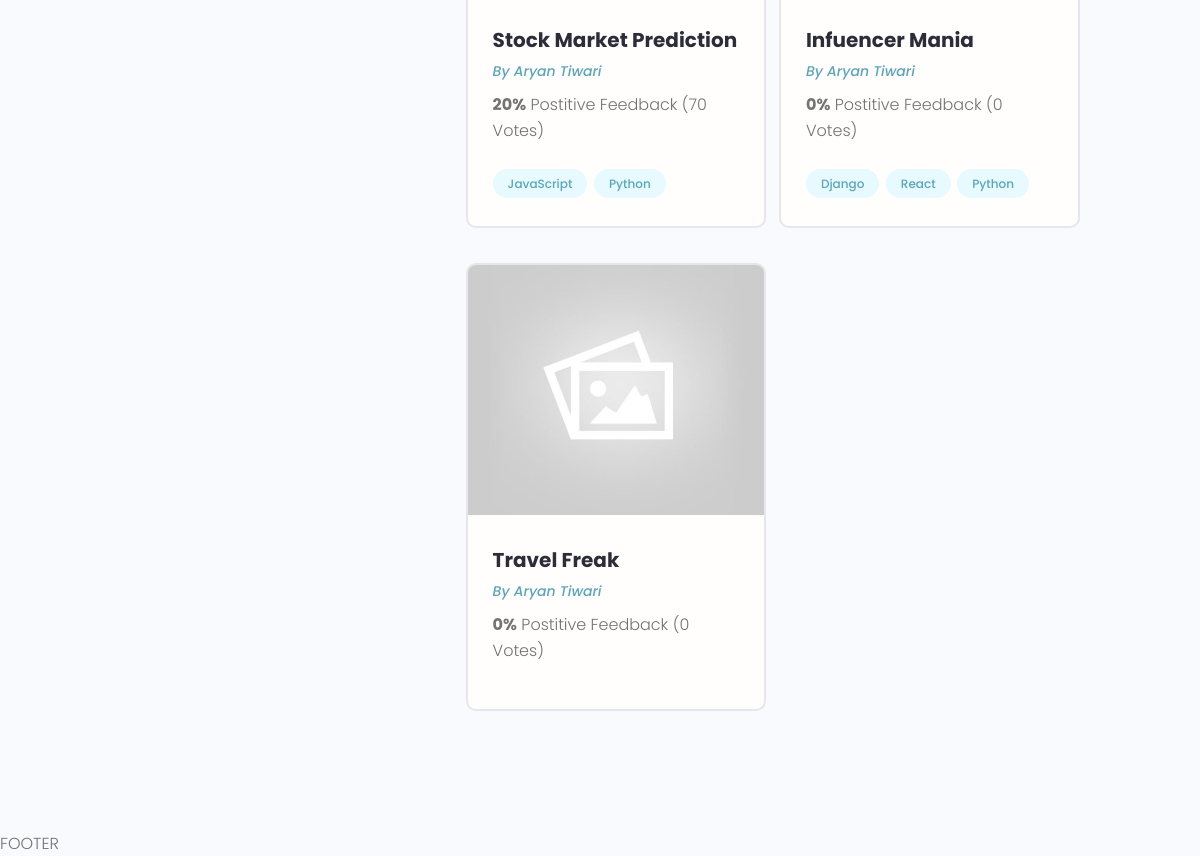
Page /profile/1a08c097a77a4bd0ae76aa009457e2da/ (lower part) on the earlier database version.
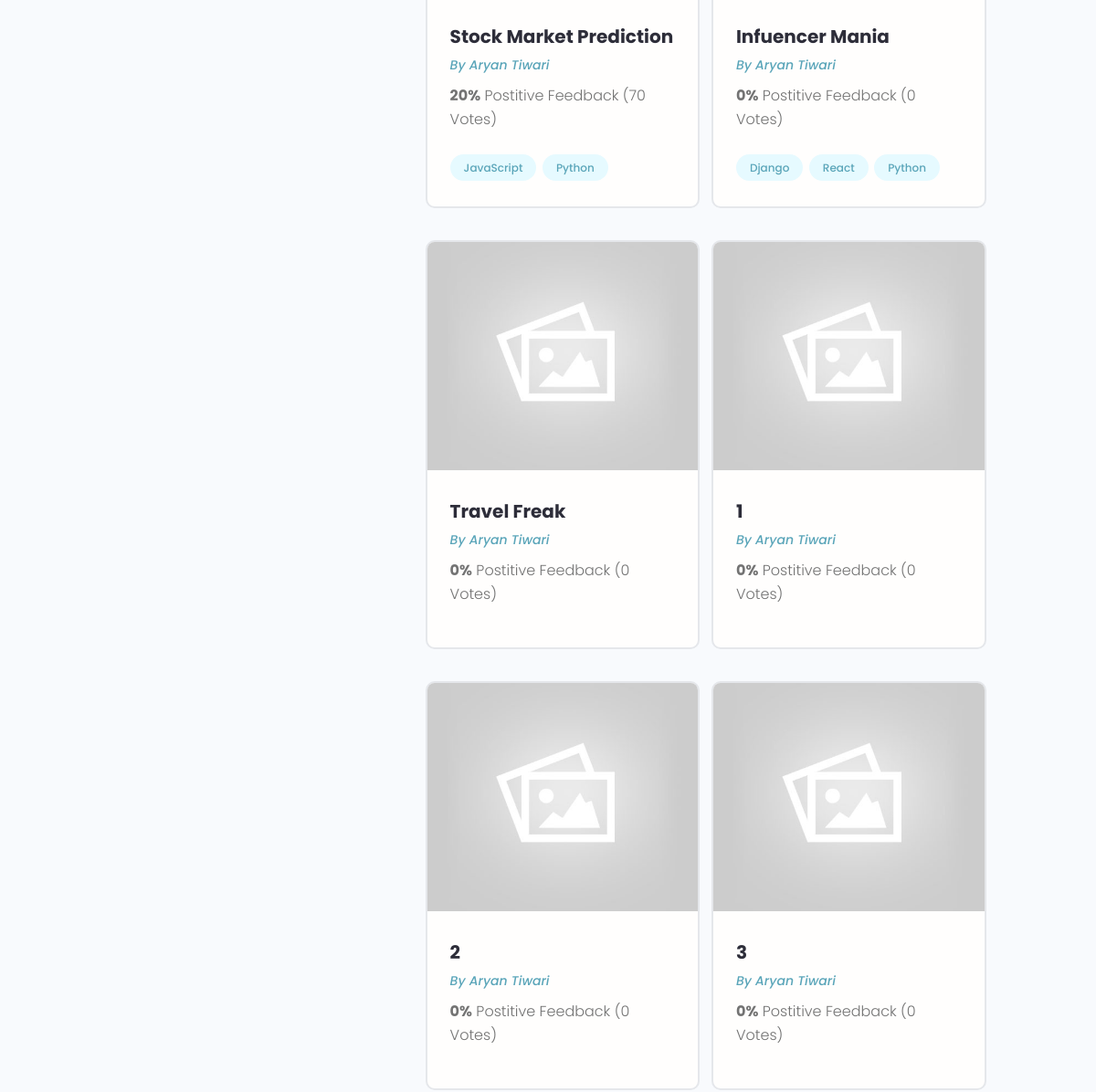
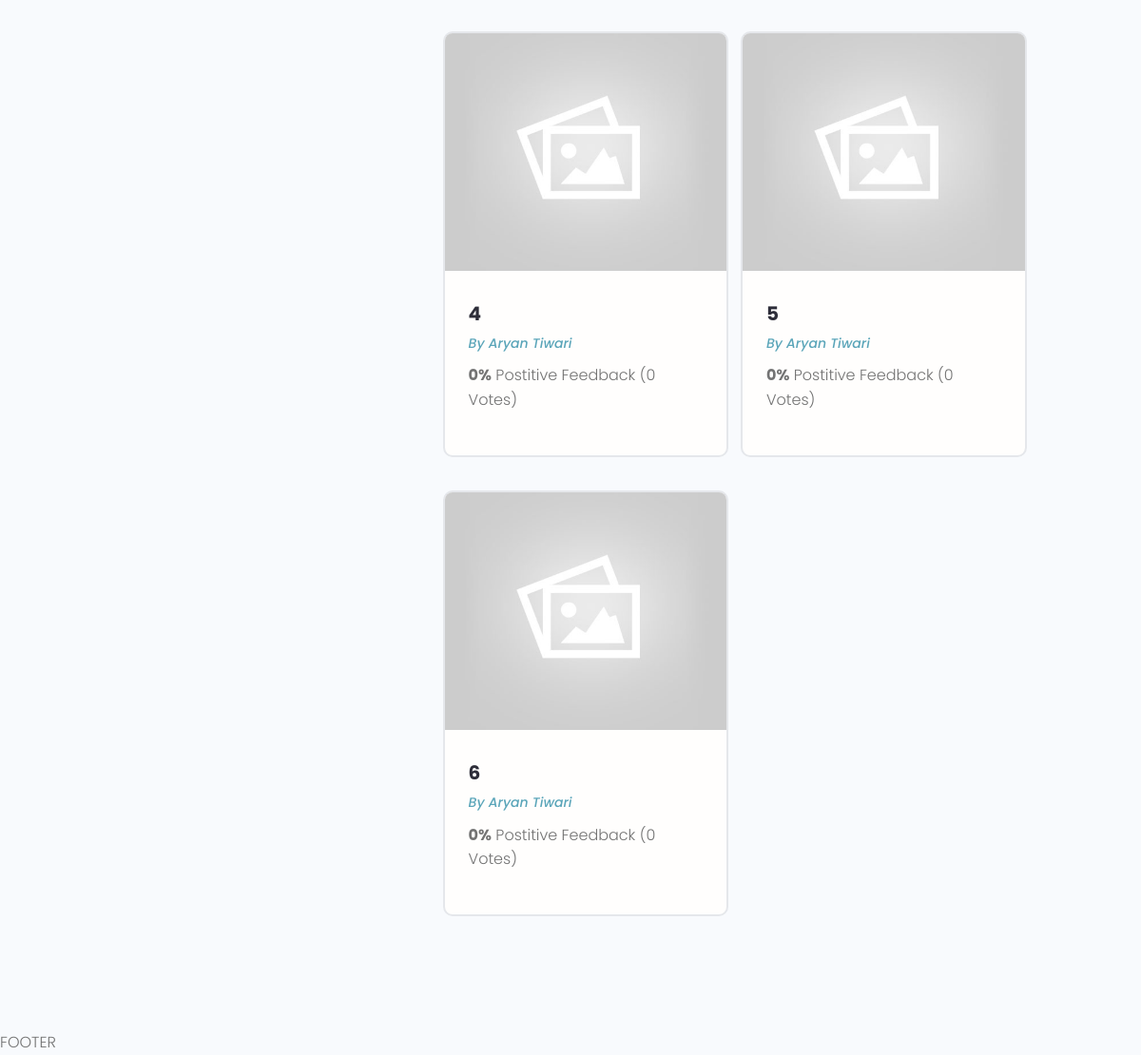
Same page on the later database version (2 pictures, top to bottom).
### projects/models.py (models this page shows, shortened)
class Project(models.Model):
    owner = models.ForeignKey(Profile, null=True, blank=True, on_delete=models.SET_NULL)
    title = models.CharField(max_length=200)
    description = models.TextField(null=True, blank=True) # not necessary
    featured_image = models.ImageField(null=True, blank=True, default="default.jpg")
    demo_link = models.CharField(max_length=2000, null=True, blank=True)
    source_link = models.CharField(max_length=2000, null=True, blank=True)
    tag = models.ManyToManyField('Tag', blank=True)
    vote_total = models.IntegerField(default=0, null=True, blank=True)
    vote_ratio = models.IntegerField(default=0, null=True, blank=True)
    created = models.DateTimeField(auto_now_add=True)
    id = models.UUIDField(default=uuid.uuid4, unique=True, primary_key=True, editable=False)
    class Meta:
        ordering = ['created']

class Tag(models.Model):
    name = models.CharField(max_length=200)
    created = models.DateTimeField(auto_now_add=True)
    id = models.UUIDField(default=uuid.uuid4, unique=True, primary_key=True, editable=False)

### users/models.py (models this page shows, shortened)
class Profile(models.Model):
    user = models.OneToOneField(User, on_delete=models.CASCADE, null=True, blank=True)
    name = models.CharField(max_length=200, blank=True, null=True) #character field need max length
    email = models.EmailField(max_length=500, blank=True, null=True)
    username = models.CharField(max_length=200, blank=True, null=True)
    location = models.CharField(max_length=200, blank=True, null=True)
    short_intro = models.CharField(max_length=200, blank=True, null=True)
    bio = models.TextField(blank=True, null=True)
    profile_image = models.ImageField(null=True, blank=True, upload_to='profiles/', default='profiles/user-default.png') #requires image processig library pillow by default image goes to static folder
    social_github = models.CharField(max_length=200, blank=True, null=True)
    social_linkedin = models.CharField(max_length=200, blank=True, null=True)
    social_website = models.CharField(max_length=200, blank=True, null=True)
    social_twitter = models.CharField(max_length=200, blank=True, null=True)
    created = models.DateTimeField(auto_now_add=True)
    id = models.UUIDField(default=uuid.uuid4, unique=True, primary_key=True, editable=False)

### users/views.py (the view)
# urls.py: path('profile/<str:pk>/',views.userProfile, name="user-profile"),
def userProfile(request,pk):
    profile = Profile.objects.get(id = pk)
    topSkills = profile.skill_set.exclude(description__exact='') #if skill doesnot have description exclude it out
    otherSkills = profile.skill_set.filter(description='')
    context = {'profile':profile, 'topSkills':topSkills,'otherSkills':otherSkills }
    return render(request,'users/user-profile.html', context)

### users/templates/users/user-profile.html (shortened to what this page needs)
{% extends "main.html"%}
{% block content%}
<main class="profile my-md">
    <div class="container">
      <div class="layout">
        <div class="column column--1of3">
        </div>
        <div class="column column--2of3">
          <div class="devInfo">
            <div class="grid grid--two">
              {% for project in profile.project_set.all%}
              <div class="column">
                <div class="card project">
                  <a href="{% url 'project' project.id%}" class="project">
                    <img class="project__thumbnail" src="{{project.featured_image.url}}" alt="project thumbnail" />
                    <div class="card__body">
                      <h3 class="project__title">{{project.title}}</h3>
                      <p><a class="project__author" href="{% url 'user-profile' project.owner.id%}">By {{project.owner.name}}</a></p>
                      <p class="project--rating">
                        <span style="font-weight: bold;">{{project.vote_ratio}}%</span> Postitive
                        Feedback ({{project.vote_total}} Vote{{project.vote_total|pluralize:"s"}})
                      </p>
                      <div class="project__tags">
                        {% for tag in project.tag.all%}
                        <span class="tag tag--pill tag--main">
                          <small>{{tag.name}}</small>
                        </span>
                        {% endfor %}
                      </div>
                    </div>
                  </a>
                </div>
              </div>
              {% endfor %}
            </div>
          </div>
        </div>
      </div>
    </div>
  </main>
{% endblock %}

Differences in the rows shown:
added Project: featured_image (placeholder picture), title "1", owner.name "Aryan Tiwari", vote_ratio "0", vote_total "0"
added Project: featured_image (placeholder picture), title "2", owner.name "Aryan Tiwari", vote_ratio "0", vote_total "0"
added Project: featured_image (placeholder picture), title "3", owner.name "Aryan Tiwari", vote_ratio "0", vote_total "0"
added Project: featured_image (placeholder picture), title "4", owner.name "Aryan Tiwari", vote_ratio "0", vote_total "0"
added Project: featured_image (placeholder picture), title "5", owner.name "Aryan Tiwari", vote_ratio "0", vote_total "0"
added Project: featured_image (placeholder picture), title "6", owner.name "Aryan Tiwari", vote_ratio "0", vote_total "0"
